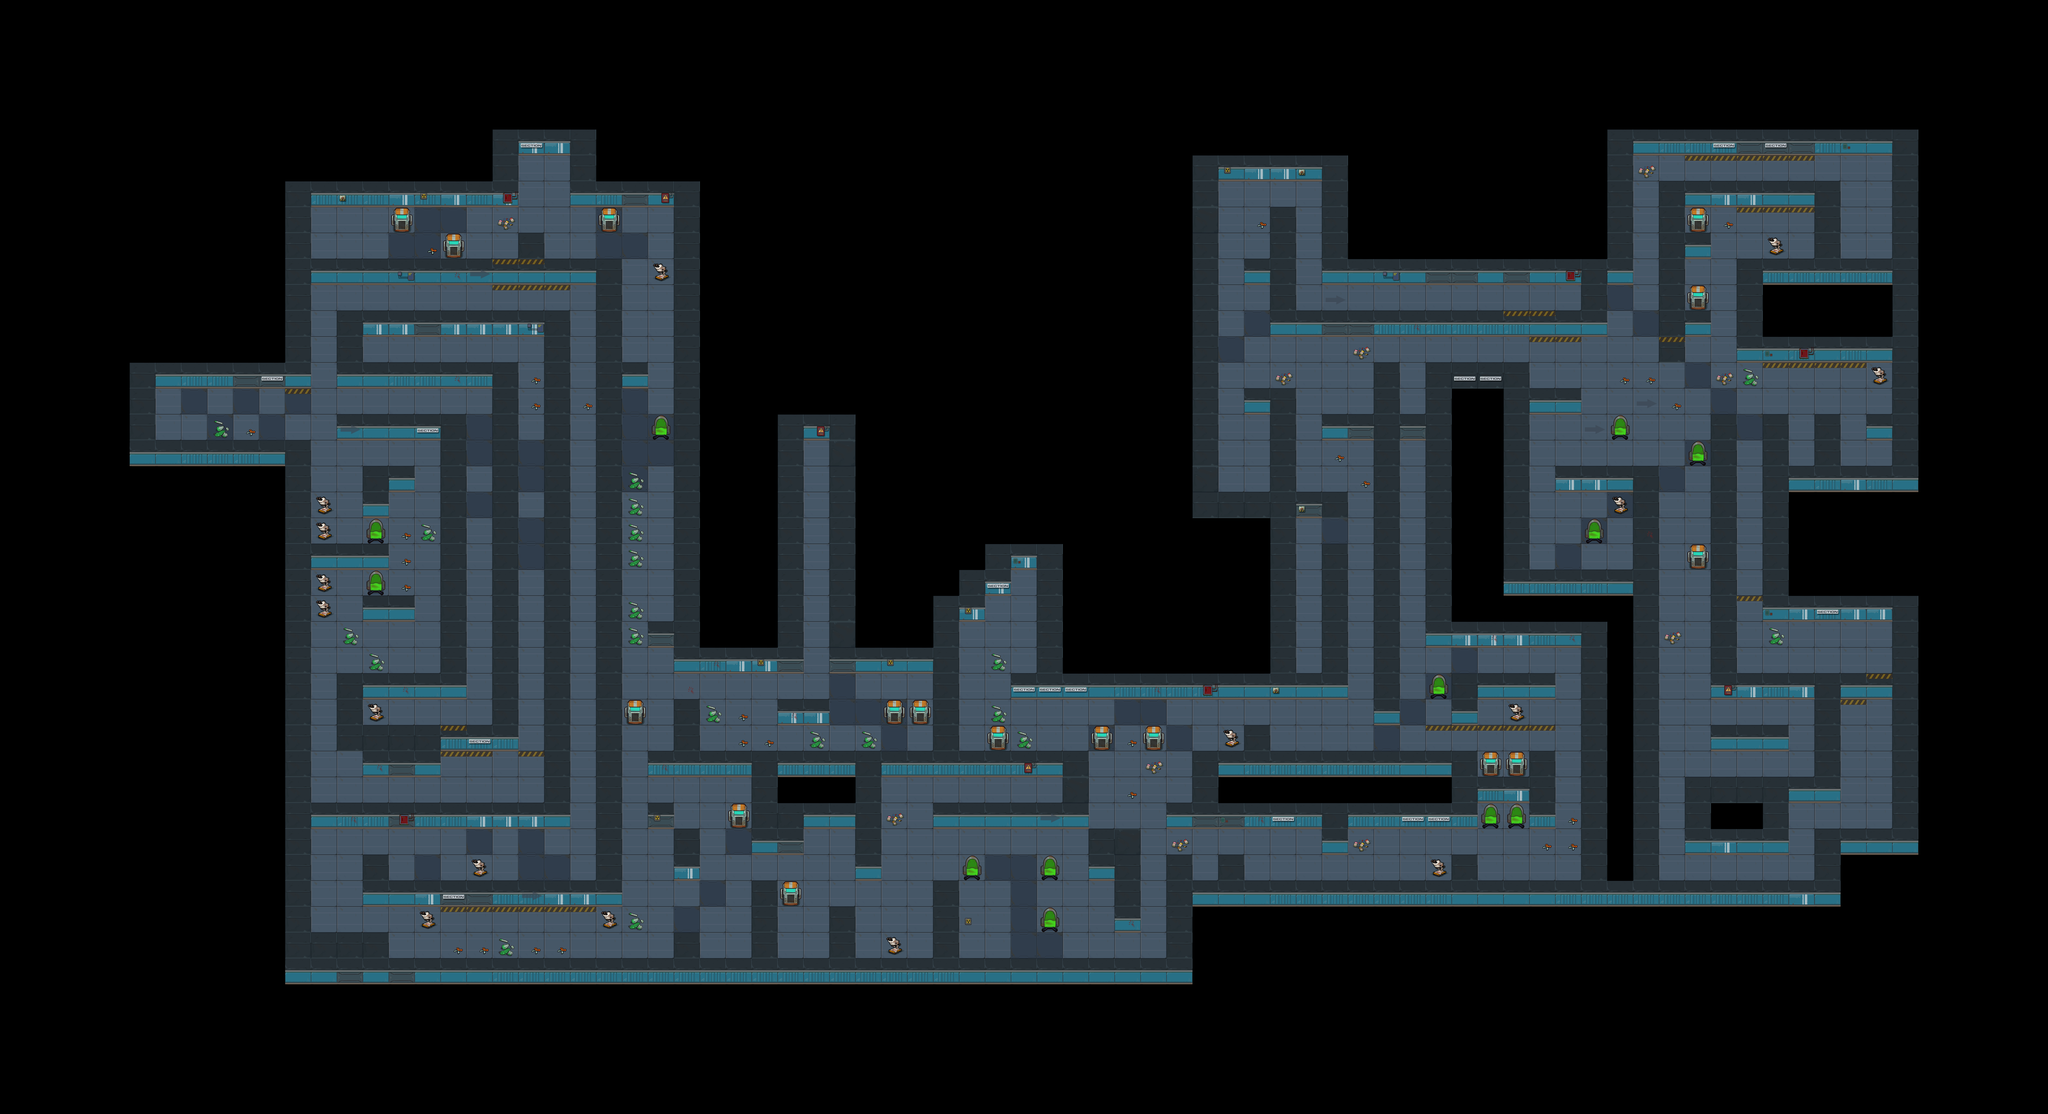

A 2D game scene composited from a Tiled map and its tileset images. What follows is a short description and the map's XML, with each tile layer's data collapsed to a summary:
An orthogonal 79x43 tile map with 90x90 px tiles, 2 tile layers (background, obstruction) and 168 objects.

<map version="1.0" orientation="orthogonal" renderorder="right-down" width="79" height="43" tilewidth="90" tileheight="90" nextobjectid="184">
 <tileset firstgid="1" name="yanjiusuo_dt_01" tilewidth="90" tileheight="90">
  <image source="yanjiusuo_dt_01.png" width="720" height="900" />
 </tileset>
 <layer name="background" width="79" height="43">
  <data>[3397 cells, 3397 non-empty, 9 distinct tile ids]</data>
 </layer>
 <layer name="obstruction" width="79" height="43">
  <data>[3397 cells, 210 non-empty, 16 distinct tile ids]</data>
 </layer>
 <objectgroup name="monster">
  <object id="1" x="1800" y="630" width="90" height="90" />
  <object id="2" x="1890" y="630" width="90" height="90" />
  <object id="3" x="1710" y="720" width="90" height="90" />
  <object id="4" x="1620" y="720" width="90" height="90" />
  <object id="5" x="1890" y="810" width="90" height="90" />
  <object id="6" x="1080" y="720" width="90" height="90" />
  <object id="7" x="2250" y="720" width="90" height="90" />
  <object id="8" x="2250" y="810" width="90" height="90" />
  <object id="9" x="630" y="1350" width="90" height="90" />
  <object id="10" x="810" y="1350" width="90" height="90" />
  <object id="11" x="900" y="1440" width="90" height="90" />
  <object id="12" x="990" y="1350" width="90" height="90" />
  <object id="13" x="1080" y="1080" width="90" height="90" />
  <object id="14" x="1170" y="990" width="90" height="90" />
  <object id="15" x="1530" y="1170" width="90" height="90" />
  <object id="16" x="1260" y="1350" width="90" height="90" />
  <object id="17" x="1440" y="1350" width="90" height="90" />
  <object id="18" x="1800" y="990" width="90" height="90" />
  <object id="25" x="1980" y="1170" width="90" height="90" />
  <object id="26" x="2250" y="1170" width="90" height="90" />
  <object id="27" x="2160" y="1080" width="90" height="90" />
  <object id="28" x="1350" y="1710" width="90" height="90" />
  <object id="29" x="1170" y="1710" width="90" height="90" />
  <object id="30" x="1440" y="1800" width="90" height="90" />
  <object id="31" x="1350" y="1890" width="90" height="90" />
  <object id="32" x="1170" y="1980" width="90" height="90" />
  <object id="33" x="1260" y="2160" width="90" height="90" />
  <object id="34" x="1440" y="2160" width="90" height="90" />
  <object id="35" x="1350" y="2430" width="90" height="90" />
  <object id="36" x="1530" y="2430" width="90" height="90" />
  <object id="38" x="1530" y="2610" width="90" height="90" />
  <object id="39" x="1710" y="2610" width="90" height="90" />
  <object id="40" x="1800" y="2700" width="90" height="90" />
  <object id="41" x="1800" y="2340" width="90" height="90" />
  <object id="42" x="1620" y="1620" width="90" height="90" />
  <object id="43" x="1800" y="1710" width="90" height="90" />
  <object id="44" x="1980" y="1710" width="90" height="90" />
  <object id="45" x="2160" y="1710" width="90" height="90" />
  <object id="46" x="2160" y="1980" width="90" height="90" />
  <object id="47" x="1980" y="2160" width="90" height="90" />
  <object id="48" x="1980" y="1530" width="90" height="90" />
  <object id="49" x="1530" y="2970" width="90" height="90" />
  <object id="50" x="1440" y="2880" width="90" height="90" />
  <object id="51" x="1710" y="2970" width="90" height="90" />
  <object id="52" x="1800" y="2970" width="90" height="90" />
  <object id="54" x="1980" y="2880" width="90" height="90" />
  <object id="55" x="1080" y="2970" width="90" height="90" />
  <object id="56" x="1530" y="3150" width="90" height="90" />
  <object id="57" x="1530" y="3240" width="90" height="90" />
  <object id="58" x="1890" y="3150" width="90" height="90" />
  <object id="60" x="2070" y="3240" width="90" height="90" />
  <object id="61" x="2160" y="3150" width="90" height="90" />
  <object id="62" x="2250" y="3150" width="90" height="90" />
  <object id="63" x="2250" y="3060" width="90" height="90" />
  <object id="64" x="2340" y="2700" width="90" height="90" />
  <object id="65" x="2520" y="2880" width="90" height="90" />
  <object id="66" x="2520" y="2970" width="90" height="90" />
  <object id="67" x="2520" y="3060" width="90" height="90" />
  <object id="68" x="2790" y="3240" width="90" height="90" />
  <object id="69" x="2790" y="2880" width="90" height="90" />
  <object id="70" x="2790" y="2970" width="90" height="90" />
  <object id="71" x="2250" y="2340" width="90" height="90" />
  <object id="72" x="2340" y="2340" width="90" height="90" />
  <object id="73" x="2520" y="2430" width="90" height="90" />
  <object id="74" x="2610" y="2340" width="90" height="90" />
  <object id="75" x="2790" y="2340" width="90" height="90" />
  <object id="76" x="2790" y="2250" width="90" height="90" />
  <object id="77" x="2970" y="2340" width="90" height="90" />
  <object id="78" x="2970" y="2430" width="90" height="90" />
  <object id="79" x="3060" y="2520" width="90" height="90" />
  <object id="80" x="2790" y="1800" width="90" height="90" />
  <object id="81" x="3420" y="2070" width="90" height="90" />
  <object id="82" x="3420" y="2250" width="90" height="90" />
  <object id="83" x="3330" y="2250" width="90" height="90" />
  <object id="84" x="3510" y="2430" width="90" height="90" />
  <object id="85" x="3060" y="2700" width="90" height="90" />
  <object id="86" x="3150" y="2790" width="90" height="90" />
  <object id="87" x="3060" y="2880" width="90" height="90" />
  <object id="88" x="3330" y="2700" width="90" height="90" />
  <object id="90" x="3330" y="2880" width="90" height="90" />
  <object id="91" x="3510" y="2880" width="90" height="90" />
  <object id="92" x="3690" y="2880" width="90" height="90" />
  <object id="93" x="3780" y="2790" width="90" height="90" />
  <object id="94" x="3960" y="2700" width="90" height="90" />
  <object id="95" x="3960" y="2880" width="90" height="90" />
  <object id="96" x="4050" y="2880" width="90" height="90" />
  <object id="97" x="3780" y="3060" width="90" height="90" />
  <object id="98" x="3600" y="3060" width="90" height="90" />
  <object id="99" x="3600" y="3240" width="90" height="90" />
  <object id="100" x="2970" y="3150" width="90" height="90" />
  <object id="101" x="3060" y="3150" width="90" height="90" />
  <object id="102" x="3150" y="3060" width="90" height="90" />
  <object id="103" x="3870" y="2430" width="90" height="90" />
  <object id="104" x="3960" y="2430" width="90" height="90" />
  <object id="106" x="4140" y="2970" width="90" height="90" />
  <object id="107" x="4500" y="2970" width="90" height="90" />
  <object id="108" x="4680" y="2970" width="90" height="90" />
  <object id="109" x="5130" y="2970" width="90" height="90" />
  <object id="110" x="5220" y="2970" width="90" height="90" />
  <object id="111" x="5220" y="2880" width="90" height="90" />
  <object id="112" x="5310" y="2880" width="90" height="90" />
  <object id="113" x="5400" y="2790" width="90" height="90" />
  <object id="115" x="5400" y="2610" width="90" height="90" />
  <object id="116" x="5400" y="2340" width="90" height="90" />
  <object id="117" x="5040" y="2250" width="90" height="90" />
  <object id="118" x="4860" y="2430" width="90" height="90" />
  <object id="119" x="4950" y="2520" width="90" height="90" />
  <object id="121" x="4500" y="2430" width="90" height="90" />
  <object id="122" x="4590" y="2520" width="90" height="90" />
  <object id="123" x="4500" y="1800" width="90" height="90" />
  <object id="124" x="4500" y="2070" width="90" height="90" />
  <object id="125" x="4680" y="1710" width="90" height="90" />
  <object id="128" x="4680" y="1890" width="90" height="90" />
  <object id="129" x="4680" y="2160" width="90" height="90" />
  <object id="130" x="4860" y="2070" width="90" height="90" />
  <object id="131" x="4860" y="1800" width="90" height="90" />
  <object id="132" x="4860" y="1710" width="90" height="90" />
  </objectgroup>
</map>
<!-- 51 of 168 objects omitted -->
